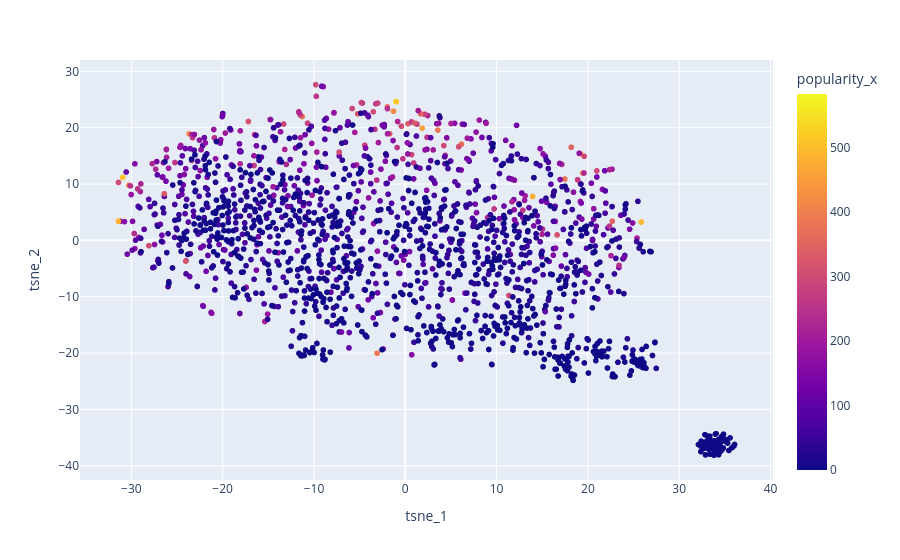

Notebook code cell kept with this figure:
### Code cell
!pip install --upgrade nbformat

px.scatter(
    tsne_df, x="tsne_1", y="tsne_2",
    color="popularity_x",
    hover_data=["item_id", "title", "popularity_x"]
)
#fig.show(renderer="browser")

### Figure 1 — Plotly figure (JSON) as saved in the notebook; plotly's stock layout.template omitted (floating-point values rounded to 4 significant figures; data arrays with more than 128 entries replaced by an {"elided": "..."} marker saying what was removed)
{"data": [{"customdata": {"elided": "1683x3 mixed values"}, "hovertemplate": "tsne_1=%{x}<br>tsne_2=%{y}<br>item_id=%{customdata[0]}<br>title=%{customdata[1]}<br>popularity_x=%{marker.color}<extra></extra>", "legendgroup": "", "marker": {"color": {"elided": "1683 float values"}, "coloraxis": "coloraxis", "symbol": "circle"}, "mode": "markers", "name": "", "showlegend": false, "type": "scattergl", "x": {"elided": "1683 float values"}, "xaxis": "x", "y": {"elided": "1683 float values"}, "yaxis": "y"}], "layout": {"coloraxis": {"colorbar": {"title": {"text": "popularity_x"}}, "colorscale": [[0, "#0d0887"], [0.1111, "#46039f"], [0.2222, "#7201a8"], [0.3333, "#9c179e"], [0.4444, "#bd3786"], [0.5556, "#d8576b"], [0.6667, "#ed7953"], [0.7778, "#fb9f3a"], [0.8889, "#fdca26"], [1, "#f0f921"]]}, "legend": {"tracegroupgap": 0}, "margin": {"t": 60}, "xaxis": {"anchor": "y", "domain": [0, 1], "title": {"text": "tsne_1"}}, "yaxis": {"anchor": "x", "domain": [0, 1], "title": {"text": "tsne_2"}}}}
